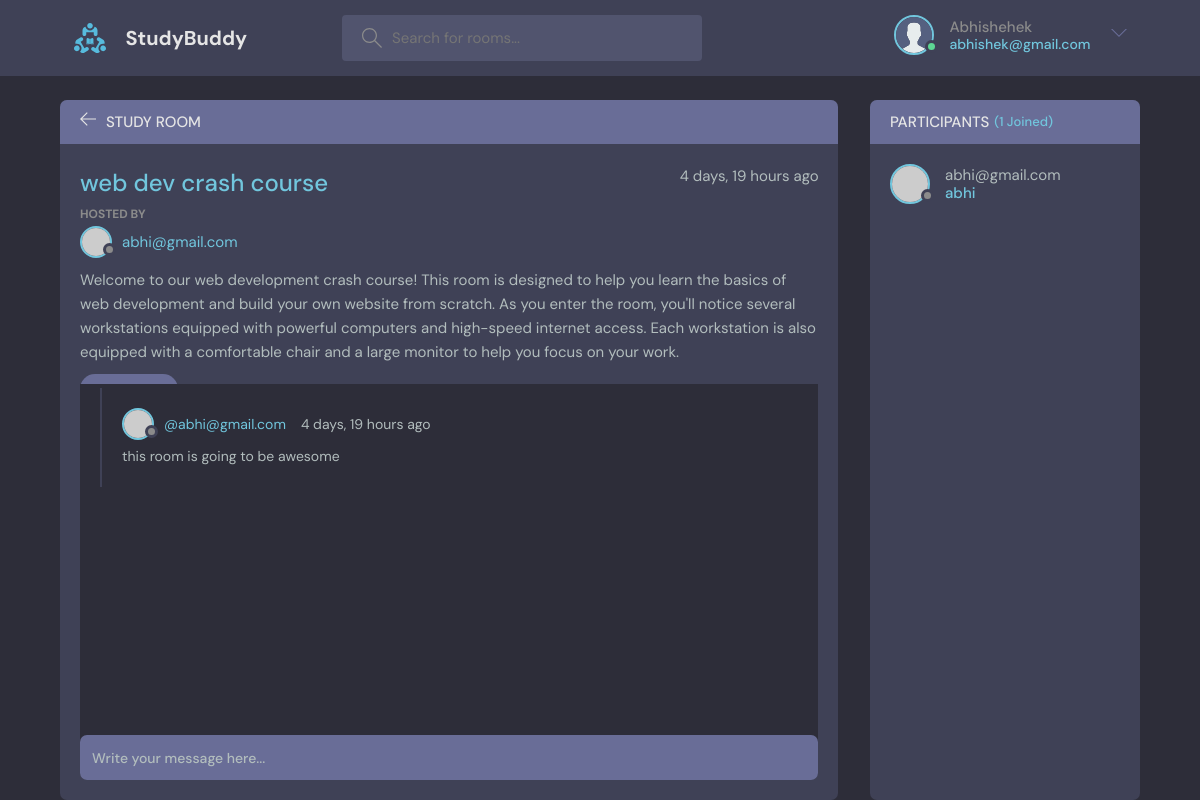
Screenshot of /room/2/ (signed in) with the database file from the repository.
### base/models.py (models this page shows, shortened)
class User(AbstractUser):
    name = models.CharField(max_length=200, null=True)
    email = models.EmailField(unique=True, null=True)
    bio = models.TextField(null=True)
    avatar = models.ImageField(null=True, default="avatar.svg")
    USERNAME_FIELD = 'email'
    REQUIRED_FIELDS = []

class Room(models.Model):
    host = models.ForeignKey(User,  on_delete=models.SET_NULL, null=True)
    topic = models.ForeignKey(Topic,  on_delete=models.SET_NULL, null=True)
    name = models.CharField(max_length=200)
    discription = models.TextField(null=True, blank=True)
    participants = models.ManyToManyField(
        User, related_name='Participants', blank=True)
    updated = models.DateTimeField(auto_now=True)
    created = models.DateTimeField(auto_now_add=True)
    class Meta:
        ordering = ('-updated', '-created')

class Message(models.Model):
    user = models.ForeignKey(User, on_delete=models.CASCADE)
    room = models.ForeignKey(Room, on_delete=models.CASCADE)
    body = models.TextField()
    updated = models.DateTimeField(auto_now=True)
    created = models.DateTimeField(auto_now_add=True)
    class Meta:
        ordering = ('-updated', '-created')

### base/views.py (the view, shortened to what this page needs)
# urls.py: path("room/<str:pk>/", views.room, name="room"),
@login_required(login_url='authPage')
def room(request, pk):
    room = Room.objects.get(id=pk)
    room_messages = room.message_set.all().order_by('-created')
    participants = room.participants.all()
    context = {'room': room, 'room_messages': room_messages,
               'participants': participants}
    return render(request, "base/room.html", context)

### base/templates/base/room.html (shortened to what this page needs)
{% extends 'main.html' %} {% block content %}
<main class="profile-page layout layout--2">
  <div class="container">
    <div class="room">
      <div class="room__top">
        <div class="room__topLeft">
          <a href="/">
            <svg
              version="1.1"
              xmlns="http://www.w3.org/2000/svg"
              width="32"
              height="32"
              viewBox="0 0 32 32"
            >
              <title>arrow-left</title>
              <path
                d="M13.723 2.286l-13.723 13.714 13.719 13.714 1.616-1.611-10.96-10.96h27.625v-2.286h-27.625l10.965-10.965-1.616-1.607z"
              ></path>
            </svg>
          </a>
          <h3>Study Room</h3>
        </div>
      </div>
      <div class="room__box scroll">
        <div class="room__header scroll">
          <div class="room__info">
            <h3>{{room.name}}</h3>
            <span>{{room.created|timesince}} ago</span>
          </div>
          <div class="room__hosted">
            <p>Hosted By</p>
            <a href="#" class="room__author">
              <div class="avatar avatar--small">
                <img src="https://randomuser.me/api/portraits/men/37.jpg" />
              </div>
              <span>{{room.host}}</span>
            </a>
          </div>
          <div class="room__details">{{room.discription}}</div>
          <span class="room__topics">JavaScript</span>
        </div>
        <div class="room__conversation">
          <div class="threads scroll">
            {% for message in room_messages %}
            <div class="thread">
              <div class="thread__top">
                <div class="thread__author">
                  <a href="#" class="thread__authorInfo">
                    <div class="avatar avatar--small">
                      <img
                        src="https://randomuser.me/api/portraits/men/37.jpg"
                      />
                    </div>
                    <span>@{{message.user}} </span>
                  </a>
                  <span class="thread__date"
                    >{{message.created|timesince}} ago</span
                  >
                </div>
              </div>
              <div class="thread__details">{{message.body}}</div>
            </div>
            {% endfor %}
          </div>
        </div>
      </div>
      <div class="room__message">
        {% if request.user.is_authenticated %}
        <form action="" method="POST">
          <input
            type="text"
            name="body"
            placeholder="Write your message here..."
          />
        </form>
        {% endif %}
      </div>
    </div>
    <div class="participants">
      <h3 class="participants__top">
        Participants <span>({{room.participants.all.count}} Joined)</span>
      </h3>
      <div class="participants__list scroll">
        {% for user in participants %}
        <a href="{% url 'user_Profile' user %}" class="participant">
          <div class="avatar avatar--medium">
            <img src="https://randomuser.me/api/portraits/men/37.jpg" />
          </div>
          <p>
            {{user}}
            <span>{{user.username}}</span>
          </p>
        </a>
        {% endfor %}
      </div>
    </div>
  </div>
</main>
{% endblock content %}

### templates/navbar.html (shortened to what this page needs)
{% load static%}
<header class="header header--loggedIn">
  <div class="container">
    <a href=" {% url 'home' %}" class="header__logo">
      <img src="{% static 'images/logo.svg' %}" />
      <h1>StudyBuddy</h1>
    </a>
    <form class="header__search" method="GET" action="{% url 'home' %}">
      <label>
        <input name="q" placeholder="Search for rooms..." />
      </label>
    </form>
    <nav class="header__menu">
      {% if request.user.is_authenticated %}
      <div class="header__user">
        <a href="{% url 'user_Profile' request.user %}">
          <div class="avatar avatar--medium active">
            <img src="{{request.user.avatar.url}}"/>
          </div>
          <p>{{request.user.username}} <span>{{request.user}}</span></p>
        </a>
        <button class="dropdown-button">
          <svg
            version="1.1"
            xmlns="http://www.w3.org/2000/svg"
            width="32"
            height="32"
            viewBox="0 0 32 32"
          >
            <title>chevron-down</title>
            <path d="M16 21l-13-13h-3l16 16 16-16h-3l-13 13z"></path>
          </svg>
        </button>
      </div>
      {% else %}
      <a href="{% url 'authPage' %}">
        <img src="{% static 'images/avatar.svg' %}" />
        <p>Login</p>
      </a>
      {% endif %}
    </nav>
  </div>
</header>

### rows the page displays
User: user.avatar (placeholder picture), user.username "Abhishehek", user "abhishek@gmail.com"
Room: name "web dev crash course", created "4 days, 19 hours", host "abhi@gmail.com", discription "Welcome to our web development crash course! This room is designed to help you learn the basics of web development and build your own website from scratch. As you enter the room, you'll notice several workstations equipped with powerful computers and high-speed internet access. Each workstation is also equipped with a comfortable chair and a large monitor to help you focus on your work.", participants.all.count "1"
Message: user "abhi@gmail.com", created "4 days, 19 hours", body "this room is going to be awesome"
User: email "abhi@gmail.com", username "abhi"
